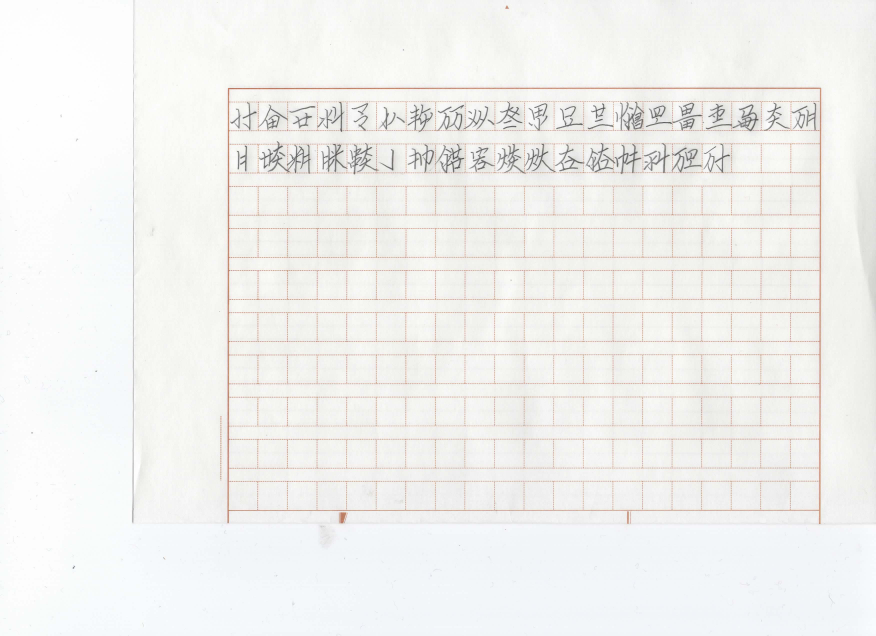
#> input picture 燐字表示10/img1.png, 3504 x 2544 px, found by its file name (shown at 1/4 size)
$ python split.py
#> lines starting #> are read from the running program, lines starting #| are printed output that depends on the picture
from matplotlib.image import imread
import matplotlib.pyplot as plt
import numpy as np
linziList1 = [
	"","多",
	"","笛",
	"","筒",
	"","増",
	"","笙",
	"","竹",
	"","竺",
	"","即",
	"","極",
	"","倒",
	"","属"]

t1 = [[681., 746.,   1.],
 [849.,  -2., 551.]];


def main():
	foo('img1.png',linziList1,t1)

def foo(path,list_,t):
#> called with path = 'img1.png'
	A = imread(path)
#> A is the input picture: shape (2544, 3504, 4) float32; mean R, G, B, A 0.983, 0.98, 0.973, 1
	for i in range(len(list_)):
		save(t,A,int(i/2),i%2,list_[i]);
#> this loop made 10 passes
#> J in save on passes 2, 4, 6, 8, 10: 847, 1398, 1949, 2500, 3051
#> pass 2, in save (call 2), `B = A[J:J+553,I:I+553]`:
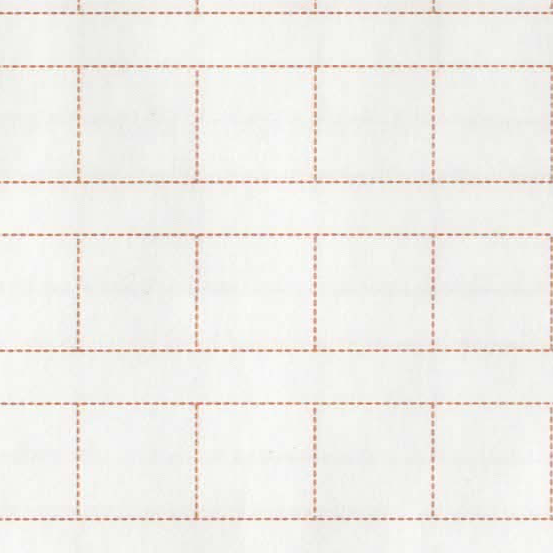
#> B: shape (553, 553, 4) float32; mean R, G, B, A 0.942, 0.937, 0.917, 1


# ith row, jth column
def save(t,A,i,j,name):
	if name == "":
		return
	I = int(t[0][0] + t[0][1]*j + t[0][2]*i)
	J = int(t[1][0] + t[1][1]*j + t[1][2]*i)
	B = A[J:J+553,I:I+553]
#> (the run stopped early here; a loop or call above may not have finished)
